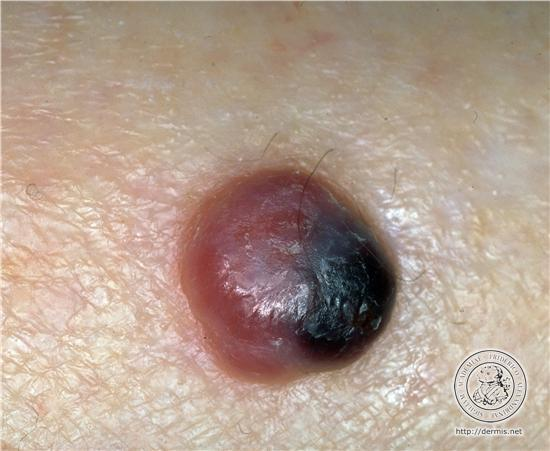
#> input picture dermacv/CVCode/NM1_orig.jpg, 550 x 451 px, given in place of NM1_orig.jpg_orig.jpg, which was not available
$ python DifferentialStructures.py NM1_orig.jpg
#> lines starting #> are read from the running program, lines starting #| are printed output that depends on the picture; pictures that were not available may be replaced by others from this repository, and a replacement may not be noted
import numpy as np
import cv2
import math

def calculateFeatures(filename):

#> called with filename = 'NM1_orig.jpg'
    filename=filename+'_orig.jpg'
    original=cv2.imread(filename, cv2.IMREAD_UNCHANGED)
#> original is the input picture: shape (451, 550, 3); mean B, G, R 142.7, 157.1, 177.4

    img=cv2.cvtColor(original, cv2.COLOR_BGR2GRAY)
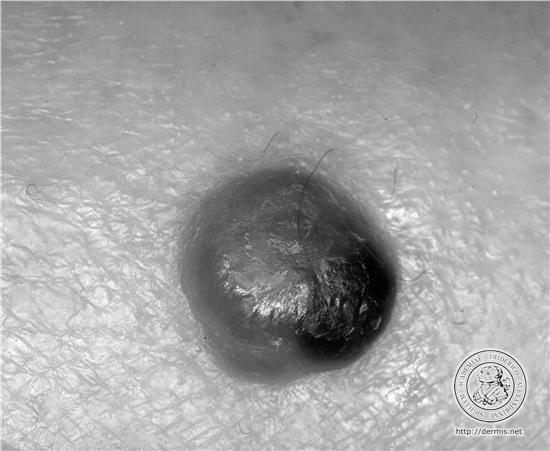
#> img: shape (451, 550); min 0, max 255, mean 161.5
    energy=0
    contrast=0
    homogenity=0
    IDM=0
    entropy=0
    mean1=0
    row=img.shape[0]
#> row = 451
    col=img.shape[1];
#> col = 550
    gl=np.zeros((256,256))
    features=[]

    for i in range(row-1):
        for j in range(col-1):
            gl[img[i,j], img[i,j+1]]=gl[img[i,j], img[i,j+1]]+1
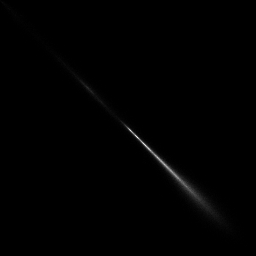
#> gl: shape (256, 256) float64; min 0, max 790, mean 3.8; drawn with min black and max white

    gl=gl+gl.T
    gl=gl/np.amax(gl)


    for i in range(256):
        for j in range(256):
            energy=energy+gl[i,j]*gl[i,j]
            contrast=contrast+(i-j)*(i-j)*gl[i,j]
            homogenity=homogenity+float(gl[i,j])/(1+math.fabs(i-j))
            if i!=j:
                IDM=IDM+float(gl[i,j])/((i-j)*(i-j))
            if gl[i,j]!=0:
                entropy=entropy-gl[i,j]*math.log10(gl[i,j])
            mean1=mean1+0.5*(i*gl[i,j]+j*gl[i,j]);
#> after the loop, IDM = 89.86; contrast = 30441.5; energy = 72.55; entropy = 305.5; homogenity = 124.4; mean1 = 50469

    features.append(energy)
    features.append(contrast)
    features.append(homogenity)
    features.append(IDM)
    features.append(entropy)
    features.append(mean1)

    return features

if __name__ == "__main__":
    import sys
    calculateFeatures(sys.argv[1])

$ run again, on dermacv/CVCode/NM2_orig.jpg
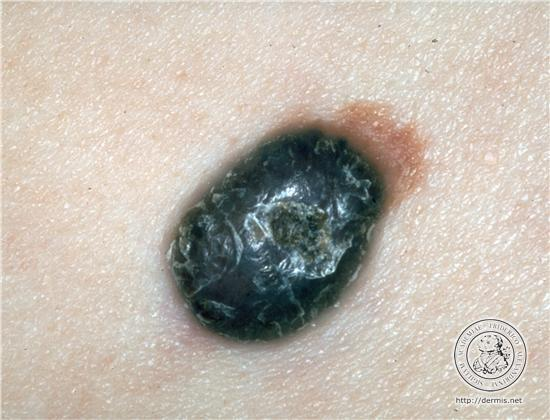
#> input picture dermacv/CVCode/NM2_orig.jpg, 550 x 420 px, given in place of NM2_orig.jpg_orig.jpg, which was not available
#> in calculateFeatures, original is the input picture: shape (420, 550, 3); mean B, G, R 173.3, 183.1, 190.3
#> in calculateFeatures, `img=cv2.cvtColor(original, cv2.COLOR_BGR2GRAY)`:
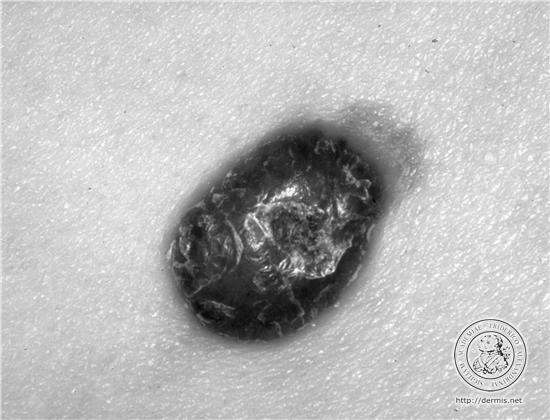
#> img: shape (420, 550); min 4, max 255, mean 184.1
#> after the loop in calculateFeatures, `for i in range(row-1):`:
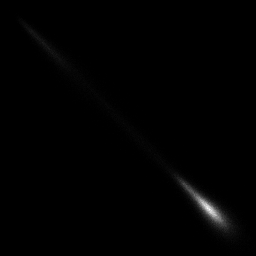
#> gl: shape (256, 256) float64; min 0, max 534, mean 3.5; drawn with min black and max white
#> after the loop in calculateFeatures, `for i in range(256):`: IDM = 84.62; contrast = 52844.6; energy = 126.6; entropy = 375.1; homogenity = 119.9; mean1 = 79275.5

$ run again, on dermacv/CVCode/SSM12_orig.jpg
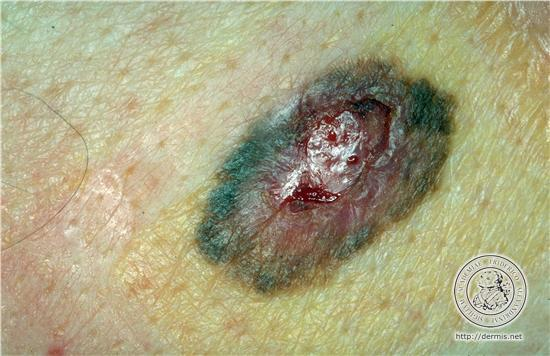
#> input picture dermacv/CVCode/SSM12_orig.jpg, 550 x 356 px, given in place of SSM12_orig.jpg_orig.jpg, which was not available
#> in calculateFeatures, original is the input picture: shape (356, 550, 3); mean B, G, R 128.9, 164.4, 168.2
#> in calculateFeatures, `img=cv2.cvtColor(original, cv2.COLOR_BGR2GRAY)`:
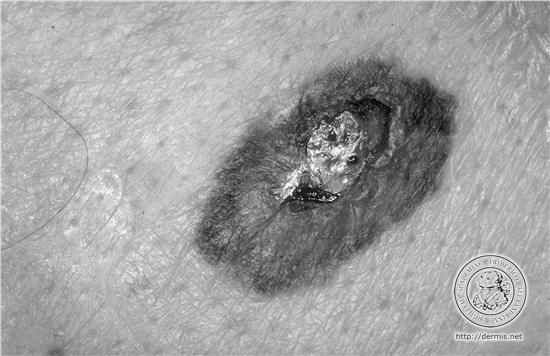
#> img: shape (356, 550); min 0, max 255, mean 161.5
#> after the loop in calculateFeatures, `for i in range(row-1):`:
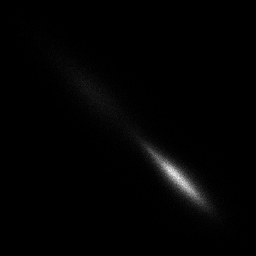
#> gl: shape (256, 256) float64; min 0, max 239, mean 3
#> after the loop in calculateFeatures, `for i in range(256):`: IDM = 121.9; contrast = 168365.3; energy = 274.8; entropy = 650.2; homogenity = 187.5; mean1 = 133304.9
